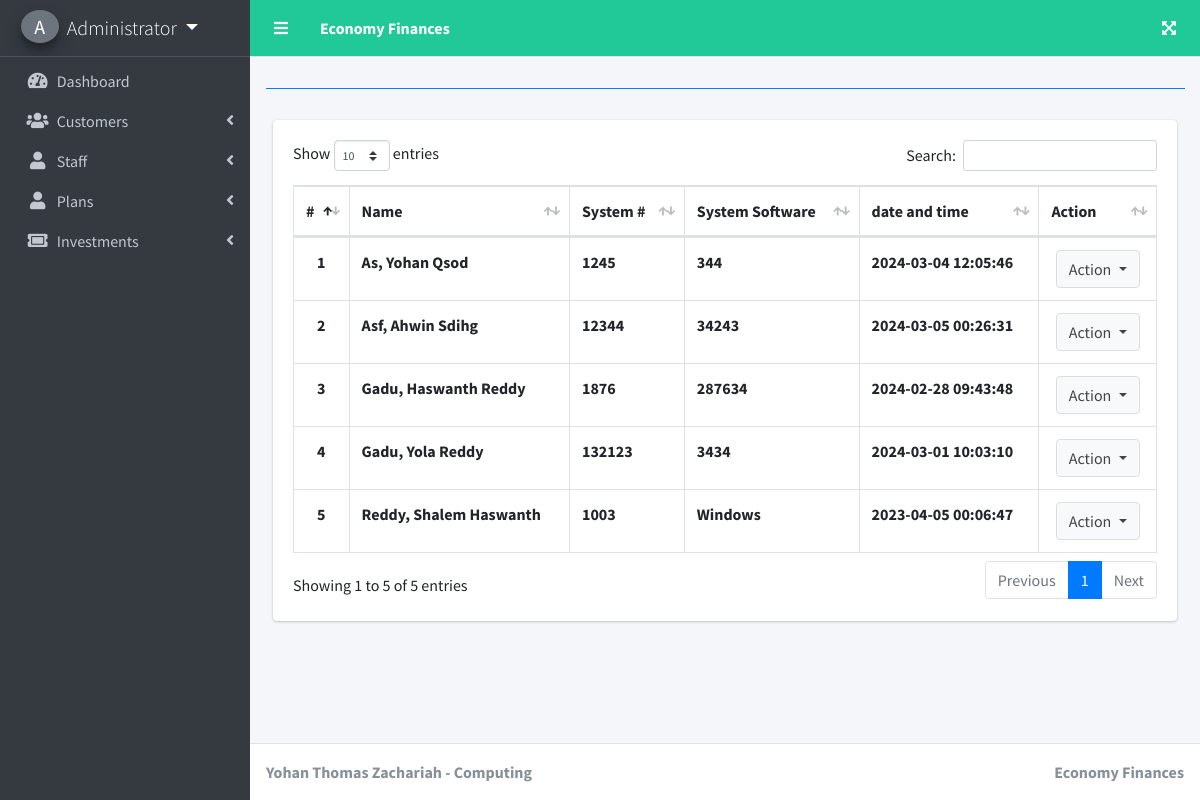
The app's page /index.php?page=callers_list (signed in) with its own data.
### tables this page shows
CREATE TABLE `customers` (
  `id` int(30) NOT NULL,
  `firstname` varchar(200) NOT NULL,
  `lastname` varchar(200) NOT NULL,
  `middlename` varchar(200) NOT NULL,
  `contact` varchar(100) NOT NULL,
  `address` text NOT NULL,
  `email` varchar(200) NOT NULL,
  `password` text NOT NULL,
  `date_created` datetime NOT NULL DEFAULT current_timestamp(),
  `system_no` int(20) NOT NULL,
  `system_name` varchar(20) NOT NULL,
  `software` varchar(20) NOT NULL,
  `license` int(20) NOT NULL
);

### callers_list.php (the view, shortened to what this page needs)
<?php include'db_connect.php' ?>
<div class="col-lg-12">
	<div class="card">
		<div class="card-body">
			<table class="table tabe-hover table-bordered" id="list">
				<thead>
					<tr>
						<th>#</th>
						<th>Name</th>
						<th>System #</th>
						<th>System Software</th>
						<th>date and time</th>
						<th>Action</th>
					</tr>
				</thead>
				<tbody>
					<?php
					$i = 1;
					$qry = $conn->query("SELECT *,concat(lastname,', ',firstname,' ',middlename) as name FROM customers order by concat(lastname,', ',firstname,' ',middlename) asc");
					while($row= $qry->fetch_assoc()):
					?>
					<tr>
						<th class="text-center"><?php echo $i++ ?></th>
						<td><b><?php echo ucwords($row['name']) ?></b></td>
						<td><b><?php echo $row['system_no'] ?></b></td>
						<td><b><?php echo $row['software'] ?></b></td>
						<td><b><?php echo $row['date_created'] ?></b></td>
						<td class="text-center">
							<button type="button" class="btn btn-default dropdown-toggle" data-toggle="dropdown" aria-expanded="true">
		                      Action
		                    </button>
						</td>
					</tr>
				<?php endwhile; ?>
				</tbody>
			</table>
		</div>
	</div>
</div>

### records on screen
customers: name "As, Yohan Qsod", system_no "1245", software "344", date_created "2024-03-04 12:05:46"
customers: name "Asf, Ahwin Sdihg", system_no "12344", software "34243", date_created "2024-03-05 00:26:31"
customers: name "Gadu, Haswanth Reddy", system_no "1876", software "287634", date_created "2024-02-28 09:43:48"
customers: name "Gadu, Yola Reddy", system_no "132123", software "3434", date_created "2024-03-01 10:03:10"
customers: name "Reddy, Shalem Haswanth", system_no "1003", software "Windows", date_created "2023-04-05 00:06:47"

### other values on screen
$_SESSION['login_firstname'].' '.$_SESSION['login_lastname'] "Administrator"
